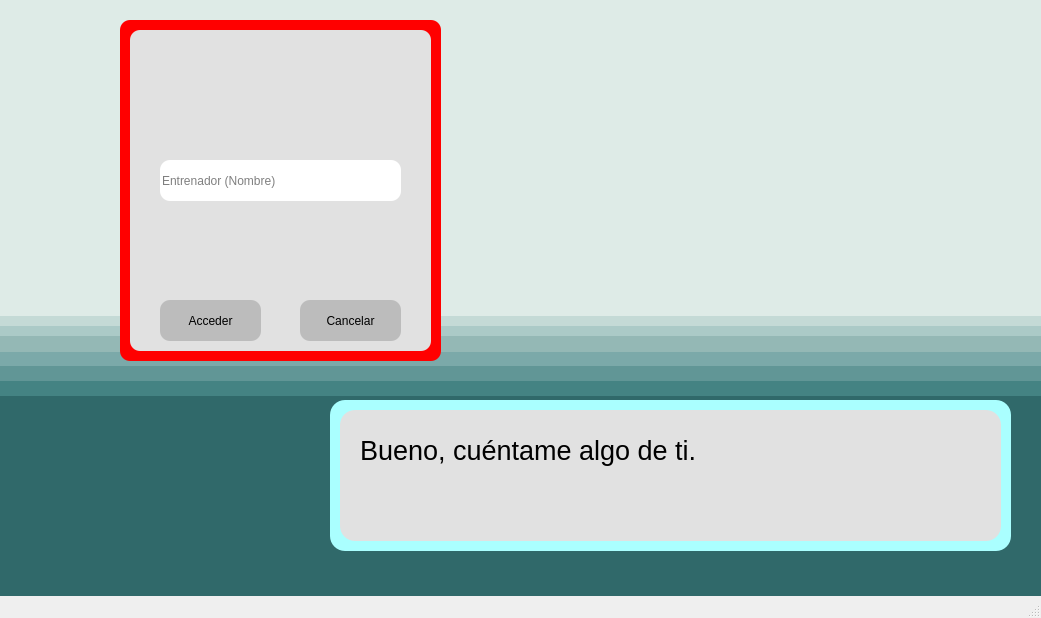
<?xml version="1.0" encoding="UTF-8"?>
<ui version="4.0">
 <class>MainWindow</class>
 <widget class="QMainWindow" name="MainWindow">
  <property name="geometry">
   <rect>
    <x>0</x>
    <y>0</y>
    <width>1041</width>
    <height>618</height>
   </rect>
  </property>
  <property name="sizePolicy">
   <sizepolicy hsizetype="Expanding" vsizetype="Expanding">
    <horstretch>0</horstretch>
    <verstretch>0</verstretch>
   </sizepolicy>
  </property>
  <property name="windowTitle">
   <string>MainWindow</string>
  </property>
  <widget class="QWidget" name="centralwidget">
   <widget class="QLabel" name="label">
    <property name="geometry">
     <rect>
      <x>-10</x>
      <y>390</y>
      <width>1051</width>
      <height>291</height>
     </rect>
    </property>
    <property name="styleSheet">
     <string notr="true">background-color:rgb(48, 105, 106)</string>
    </property>
    <property name="text">
     <string/>
    </property>
   </widget>
   <widget class="QLabel" name="label_2">
    <property name="geometry">
     <rect>
      <x>0</x>
      <y>380</y>
      <width>1051</width>
      <height>16</height>
     </rect>
    </property>
    <property name="styleSheet">
     <string notr="true">background-color:rgb(68, 131, 131)</string>
    </property>
    <property name="text">
     <string/>
    </property>
   </widget>
   <widget class="QLabel" name="label_3">
    <property name="geometry">
     <rect>
      <x>0</x>
      <y>365</y>
      <width>1041</width>
      <height>16</height>
     </rect>
    </property>
    <property name="styleSheet">
     <string notr="true">background-color:rgb(97, 150, 150)</string>
    </property>
    <property name="text">
     <string/>
    </property>
   </widget>
   <widget class="QLabel" name="label_4">
    <property name="geometry">
     <rect>
      <x>0</x>
      <y>350</y>
      <width>1061</width>
      <height>16</height>
     </rect>
    </property>
    <property name="styleSheet">
     <string notr="true">background-color:rgb(123, 169, 169)</string>
    </property>
    <property name="text">
     <string/>
    </property>
   </widget>
   <widget class="QLabel" name="label_5">
    <property name="geometry">
     <rect>
      <x>0</x>
      <y>336</y>
      <width>1051</width>
      <height>16</height>
     </rect>
    </property>
    <property name="styleSheet">
     <string notr="true">background-color:rgb(148, 184, 181)</string>
    </property>
    <property name="text">
     <string/>
    </property>
   </widget>
   <widget class="QLabel" name="label_6">
    <property name="geometry">
     <rect>
      <x>0</x>
      <y>320</y>
      <width>1051</width>
      <height>16</height>
     </rect>
    </property>
    <property name="styleSheet">
     <string notr="true">background-color:rgb(171, 202, 199)</string>
    </property>
    <property name="text">
     <string/>
    </property>
   </widget>
   <widget class="QLabel" name="label_7">
    <property name="geometry">
     <rect>
      <x>0</x>
      <y>310</y>
      <width>1101</width>
      <height>16</height>
     </rect>
    </property>
    <property name="styleSheet">
     <string notr="true">background-color:rgb(196, 218, 214)</string>
    </property>
    <property name="text">
     <string/>
    </property>
   </widget>
   <widget class="QLabel" name="label_8">
    <property name="geometry">
     <rect>
      <x>0</x>
      <y>-45</y>
      <width>1061</width>
      <height>361</height>
     </rect>
    </property>
    <property name="styleSheet">
     <string notr="true">background-color:rgb(222, 235, 231)</string>
    </property>
    <property name="text">
     <string/>
    </property>
   </widget>
   <widget class="QLabel" name="label_9">
    <property name="geometry">
     <rect>
      <x>620</x>
      <y>40</y>
      <width>291</width>
      <height>351</height>
     </rect>
    </property>
    <property name="styleSheet">
     <string notr="true">image: url(:/Profesor_Oak.png)</string>
    </property>
    <property name="text">
     <string/>
    </property>
   </widget>
   <widget class="QLabel" name="label_10">
    <property name="geometry">
     <rect>
      <x>490</x>
      <y>280</y>
      <width>591</width>
      <height>191</height>
     </rect>
    </property>
    <property name="styleSheet">
     <string notr="true">image: url(:/platos.png)</string>
    </property>
    <property name="text">
     <string/>
    </property>
   </widget>
   <widget class="QLabel" name="label_11">
    <property name="geometry">
     <rect>
      <x>330</x>
      <y>400</y>
      <width>681</width>
      <height>151</height>
     </rect>
    </property>
    <property name="styleSheet">
     <string notr="true">background-color: rgb(170, 255, 255);
border-radius: 15px</string>
    </property>
    <property name="text">
     <string/>
    </property>
   </widget>
   <widget class="QLabel" name="label_12">
    <property name="geometry">
     <rect>
      <x>340</x>
      <y>410</y>
      <width>661</width>
      <height>131</height>
     </rect>
    </property>
    <property name="styleSheet">
     <string notr="true">background-color: rgb(225, 225, 225);
border-radius: 15px</string>
    </property>
    <property name="text">
     <string/>
    </property>
   </widget>
   <widget class="QLabel" name="label_13">
    <property name="geometry">
     <rect>
      <x>360</x>
      <y>430</y>
      <width>361</width>
      <height>41</height>
     </rect>
    </property>
    <property name="font">
     <font>
      <pointsize>20</pointsize>
     </font>
    </property>
    <property name="text">
     <string>Bueno, cuéntame algo de ti.</string>
    </property>
   </widget>
   <widget class="QLabel" name="label_14">
    <property name="geometry">
     <rect>
      <x>120</x>
      <y>20</y>
      <width>321</width>
      <height>341</height>
     </rect>
    </property>
    <property name="styleSheet">
     <string notr="true">background-color: rgb(255, 0, 0);
border-radius: 10px
</string>
    </property>
    <property name="text">
     <string/>
    </property>
   </widget>
   <widget class="QLabel" name="label_15">
    <property name="geometry">
     <rect>
      <x>130</x>
      <y>30</y>
      <width>301</width>
      <height>321</height>
     </rect>
    </property>
    <property name="styleSheet">
     <string notr="true">background-color:rgb(225, 225, 225);
border-radius: 10px
</string>
    </property>
    <property name="text">
     <string/>
    </property>
   </widget>
   <widget class="QLineEdit" name="lineEdit">
    <property name="geometry">
     <rect>
      <x>160</x>
      <y>160</y>
      <width>241</width>
      <height>41</height>
     </rect>
    </property>
    <property name="styleSheet">
     <string notr="true">border-radius: 10px
</string>
    </property>
    <property name="placeholderText">
     <string>Entrenador (Nombre)</string>
    </property>
   </widget>
   <widget class="QPushButton" name="pushButton">
    <property name="geometry">
     <rect>
      <x>160</x>
      <y>300</y>
      <width>101</width>
      <height>41</height>
     </rect>
    </property>
    <property name="styleSheet">
     <string notr="true">border-radius: 10px;
background-color: rgb(188,188,188)</string>
    </property>
    <property name="text">
     <string>Acceder</string>
    </property>
   </widget>
   <widget class="QPushButton" name="pushButton_2">
    <property name="geometry">
     <rect>
      <x>300</x>
      <y>300</y>
      <width>101</width>
      <height>41</height>
     </rect>
    </property>
    <property name="styleSheet">
     <string notr="true">border-radius: 10px;
background-color: rgb(188,188,188)</string>
    </property>
    <property name="text">
     <string>Cancelar</string>
    </property>
   </widget>
   <zorder>label</zorder>
   <zorder>label_2</zorder>
   <zorder>label_3</zorder>
   <zorder>label_4</zorder>
   <zorder>label_5</zorder>
   <zorder>label_6</zorder>
   <zorder>label_7</zorder>
   <zorder>label_8</zorder>
   <zorder>label_10</zorder>
   <zorder>label_9</zorder>
   <zorder>label_11</zorder>
   <zorder>label_12</zorder>
   <zorder>label_13</zorder>
   <zorder>label_14</zorder>
   <zorder>label_15</zorder>
   <zorder>lineEdit</zorder>
   <zorder>pushButton</zorder>
   <zorder>pushButton_2</zorder>
  </widget>
  <widget class="QMenuBar" name="menubar">
   <property name="geometry">
    <rect>
     <x>0</x>
     <y>0</y>
     <width>1041</width>
     <height>22</height>
    </rect>
   </property>
  </widget>
  <widget class="QStatusBar" name="statusbar"/>
 </widget>
 <resources>
  <include location="archivo.qrc"/>
 </resources>
 <connections/>
</ui>
